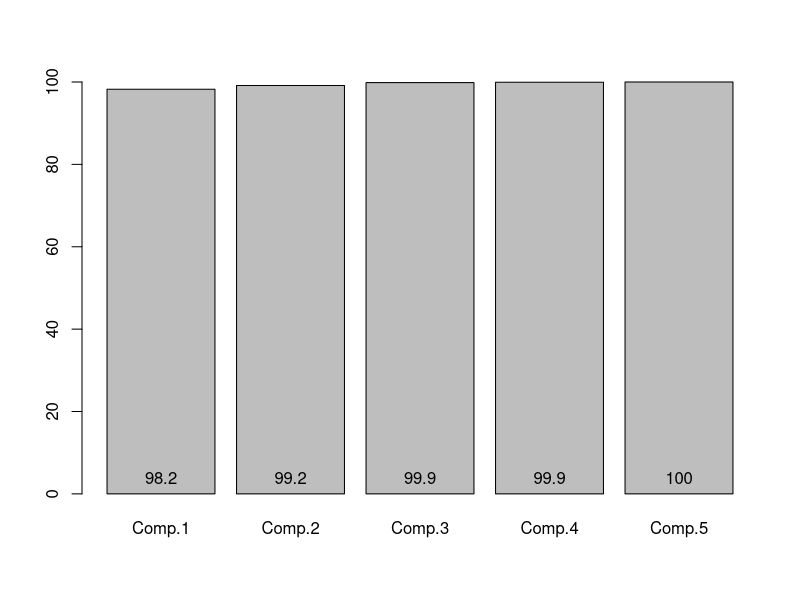
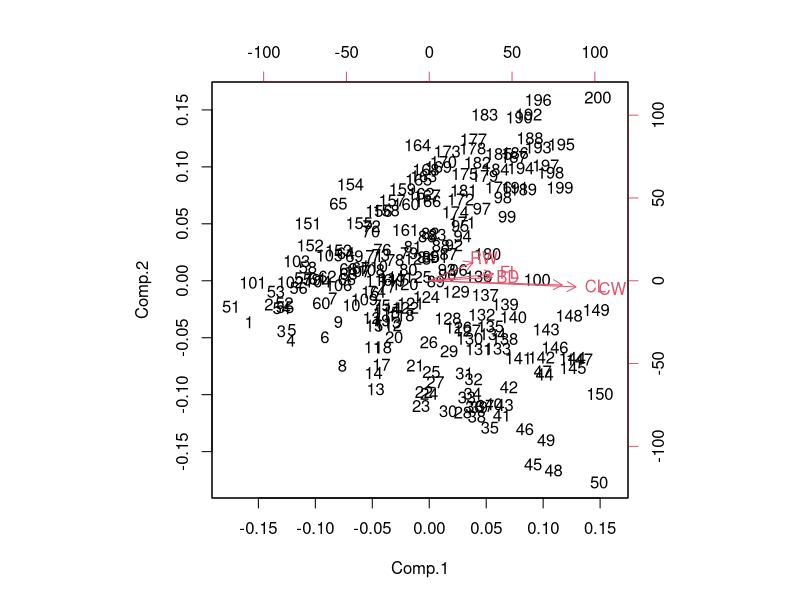
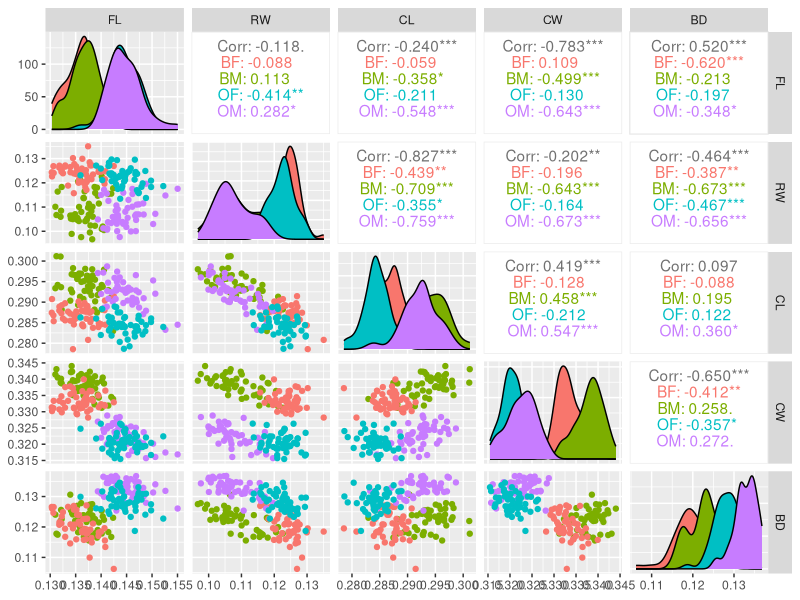
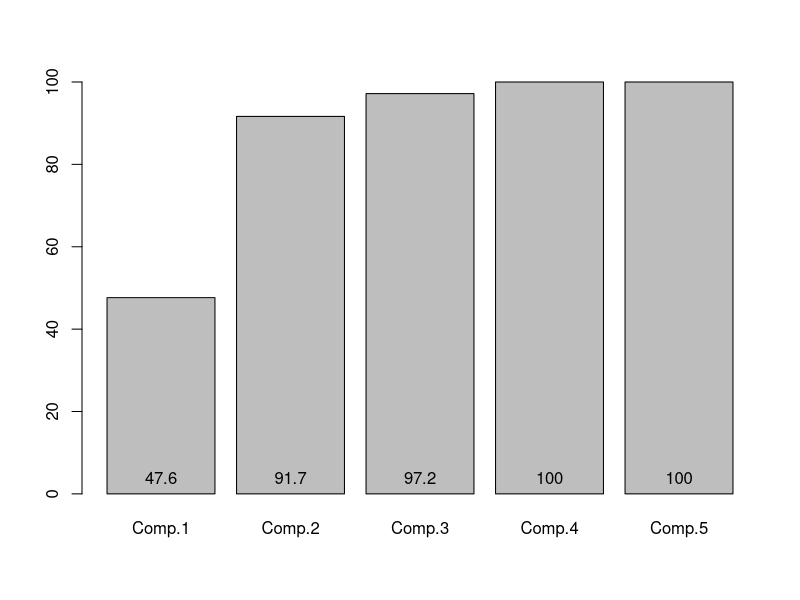
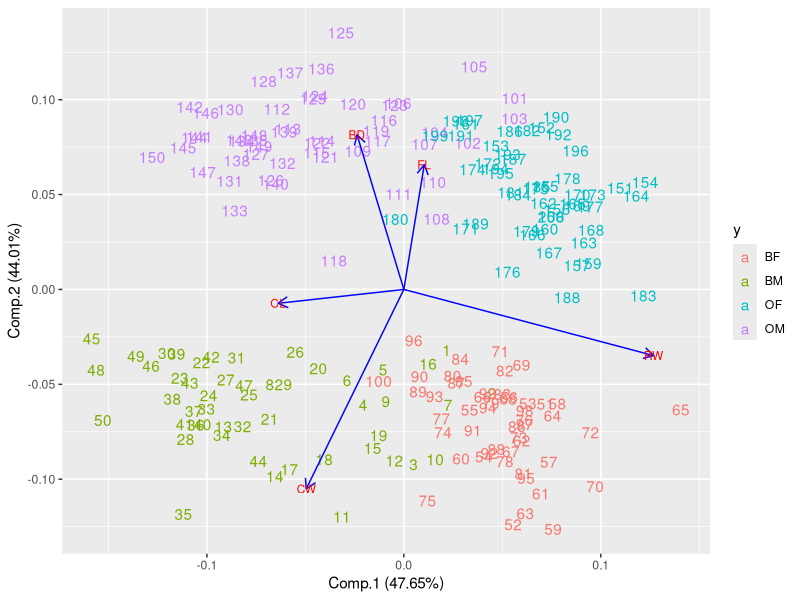

Reproduce these figures in R, in order.
#*********************************************#
#                                             #
#                   Libraries                 #
#                                             #
#*********************************************#

library(ggplot2)
library(MASS)
library(GGally) #ggpairs
library(reshape2)
library(grid)
library(ggfortify)

#*********************************************#
#                                             #
#                   Data                      #
#                                             #
#*********************************************#
#l’ACP sur crabsquant
data(crabs)
crabsquant = crabs[, 4:8]
n.crabs    = nrow(crabs)
p.crabs   = ncol(crabs)
summary(crabs)


#*********************************************#
#                                             #
#             Question 1: princomp            #
#                                             #
#*********************************************#
crabs.pca = princomp(crabsquant)
crabs.pca
loadings(crabs.pca)

#Pourcentage d'inertie cumulee
eigenval     = crabs.pca$sd^2
perc.inertie = cumsum(eigenval/sum(eigenval)*100)
bp = barplot(perc.inertie)
text(bp, 0, round(perc.inertie, 1),cex=1,pos=3) 
biplot(crabs.pca)


#*********************************************#
#                                             #
#             Question 2: Solution            #
#                                             #
#*********************************************#

#nouvelle matrice de donnees avec variables non corollees
crabs_decorr = crabs 
rowsum = rowSums(crabs[,4:8])
for(i in 1:n.crabs)
{
    crabs_decorr[i,4:8] = crabs_decorr[i,4:8] / rowsum[i]
    
}

#Column of reponses
y =  matrix(0, nrow=n.crabs, ncol=1)
crabs_decorr = cbind(crabs_decorr, y)
#crabs.new
for(i in 1:n.crabs)
{
    if(crabs_decorr$sp[i]=="O" & crabs_decorr$sex[i]=="M")
        crabs_decorr$y[i] = 'OM'
        
    if(crabs_decorr$sp[i]=="O" & crabs_decorr$sex[i]=="F")
       crabs_decorr$y[i] = 'OF'
        
    if(crabs_decorr$sp[i]=="B" & crabs_decorr$sex[i]=="M")
        crabs_decorr$y[i] = 'BM'
        
    if(crabs_decorr$sp[i]=="B" & crabs_decorr$sex[i]=="F")
        crabs_decorr$y[i] = 'BF'
}
ggpairs(crabs_decorr,aes(color = y), columns = c("FL", "RW", "CL", "CW", "BD"))


#**************************** PCA ******************************
crabs_decorr.pca = princomp(crabs_decorr[,4:8])
crabs_decorr.pca
loadings(crabs_decorr.pca)

eigenval     = crabs_decorr.pca$sd^2
perc.inertie = cumsum(eigenval/sum(eigenval)*100)
bp = barplot(perc.inertie)
text(bp, 0, round(perc.inertie, 1),cex=1,pos=3) 

autoplot(crabs_decorr.pca, data= crabs_decorr, colour= 'y', shape= FALSE,  
         loadings = TRUE, loadings.colour = 'blue',
         loadings.label = TRUE, loadings.label.size = 3, x=1, y=2)
